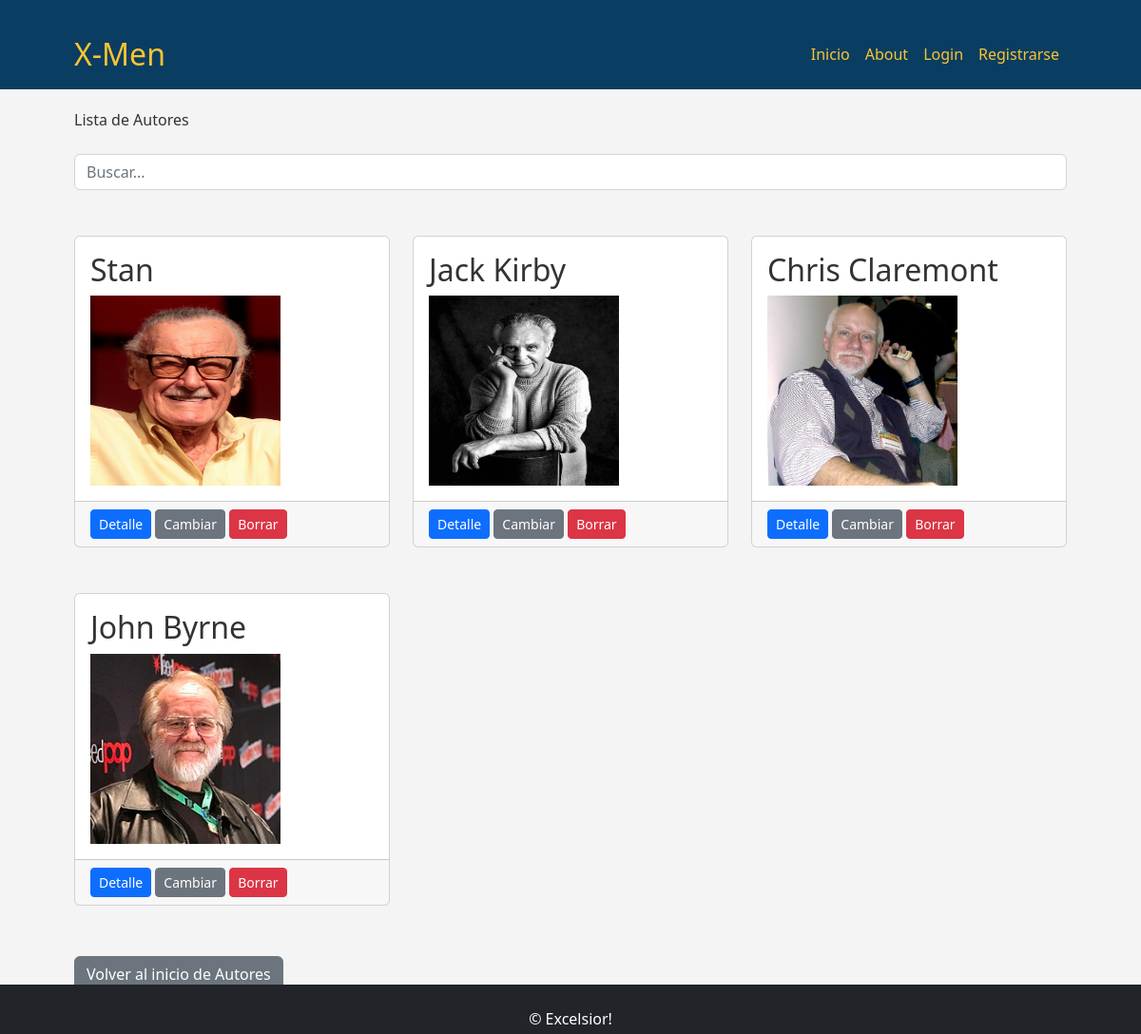
Screenshot of /autores/autores/list/ with the database file from the repository.
### autores/models.py (models this page shows, shortened)
class Autor(models.Model):
    nombre = models.CharField(max_length=100)
    es_dibujante = models.BooleanField(default=False)
    es_escritor = models.BooleanField(default=False)
    fecha_nacimiento = models.DateField()
    biografia = models.TextField()
    imagen = models.ImageField(upload_to='imagenes_personajes/', null=True, blank=True)
    class Meta:
        verbose_name = "Autor"
        verbose_name_plural = "Autores"

### autores/views.py (the view)
# urls.py: path('autores/list/', views.AutorListView.as_view(), name='autores_list'),
class AutorListView(ListView):
    model = models.Autor
    template_name = 'autores/autores_list.html'
    def get_queryset(self):
        queryset = super().get_queryset()
        consulta = self.request.GET.get("consulta")
        if consulta:
            queryset = queryset.filter(nombre__icontains=consulta)
        return queryset

### core/context_processors.py (called while the page is built)
def profile_picture(request):
    if request.user.is_authenticated:
        try:
            profile = Profile.objects.get(user=request.user)
            return {'profile_picture_url': profile.profile_picture.url}
        except Profile.DoesNotExist:
            return {'profile_picture_url': None}
    return {'profile_picture_url': None}

### autores/templates/autores/autores_list.html
{% extends 'core/base.html' %}
{% block titulo %}
    Lista de Autores
{% endblock titulo %}
{% block contenido %}
    <div class="py-lg-4">
        <form action="{% url 'autores:autores_list' %}" method="get" class="mb-4">
            <input type="text" name="consulta" placeholder="Buscar..." class="form-control">
        </form>
    </div>
    <div class="row">
        {% for autor in object_list %}
            <div class="col-md-4 mb-5">
                <div class="card h-100">
                    <div class="card-body">
                        <h2 class="card-title">{{ autor.nombre }}</h2>
                        <p class="card-text">
                            {% if autor.imagen %}
                                <img src="{{ autor.imagen.url }}" alt="{{ autor.nombre }}" height="200" width="200"><br>
                            {% else %}
                                <strong>Imagen:</strong> No disponible<br>
                            {% endif %}
                        </p>
                    </div>
                    <div class="card-footer">
                        <a class="btn btn-primary btn-sm" href="{% url 'autores:autores_detail' autor.id %}">Detalle</a>
                        <a class="btn btn-secondary btn-sm" href="{% url 'autores:autores_update' autor.id %}">Cambiar</a>
                        <a class="btn btn-danger btn-sm" href="{% url 'autores:autores_delete' autor.id %}">Borrar</a>
                    </div>
                </div>
            </div>
        {% endfor %}
    </div>
    <div class="fs-3 pb-4">
        <a href="{% url 'autores:home' %}" class="btn btn-secondary">Volver al inicio de Autores</a>
    </div>
{% endblock contenido %}

### core/templates/core/base.html (style rules this page uses)
body { background-color: #f4f4f4; color: #333; }

### rows the page displays
Autor: nombre "Stan", imagen (picture)
Autor: nombre "Jack Kirby", imagen (picture)
Autor: nombre "Chris Claremont", imagen (picture)
Autor: nombre "John Byrne", imagen (picture)
